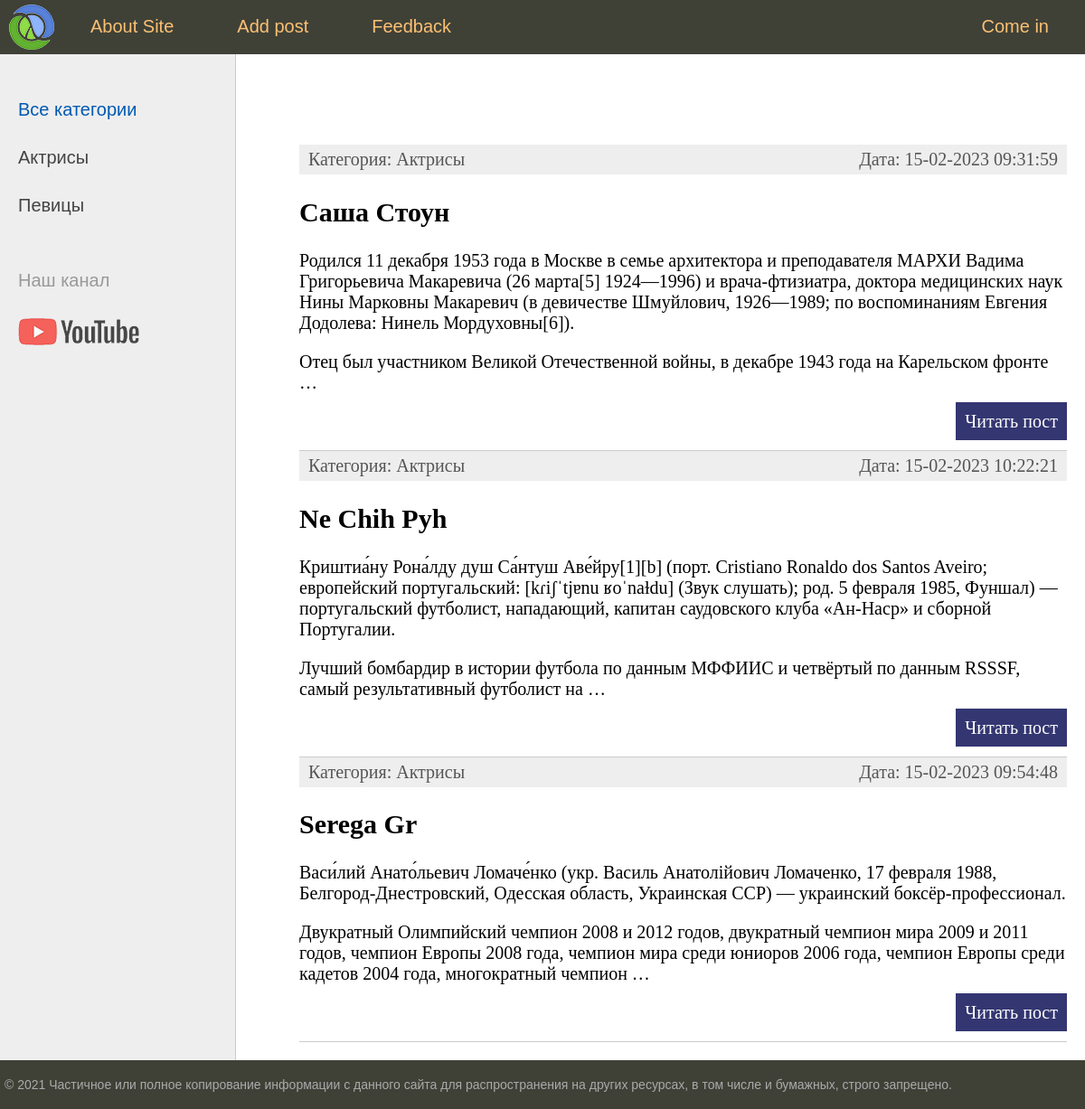
The page / on the database its author committed.
### women/models.py (models this page shows, shortened)
class Category(models.Model):
    name = models.CharField(max_length=100, db_index=True)
    def __str__(self):
        return self.name
    def get_absolute_url(self):
        return reverse ('category', kwargs={'cat_id':self.pk})

class Women(models.Model):
    title = models.CharField(max_length=255)
    content = models.TextField(blank=True)
    photo = models.ImageField(upload_to="photos/%Y/%m/%d/")
    time_create = models.DateTimeField(auto_now_add=True)
    time_update = models.DateTimeField(auto_now=True)
    is_published = models.BooleanField(default=True)
    cat = models.ForeignKey('Category', on_delete=models.PROTECT, null=True)
    def get_absolute_url(self):
        return reverse ('post', kwargs={'post_id':self.pk})

### women/views.py (the view)
# urls.py: path('', index, name='home'),
def index(request):
    posts = Women.objects.all()
    cats = Category.objects.all()
    context = {'posts':posts,
                'menu':menu,
                'cats':cats,
                'title':'Main page',
                'cat_selected':0
                }
    return render(request, 'women/index.html', context=context)

### women/templates/women/index.html (shortened to what this page needs)
{% extends 'women/base.html' %}
{% block content %}
<ul class="list-articles">
	{% for p in posts %}
			<li>
				<div class="article-panel">
					<p class="first">Категория: {{p.cat}}</p>
					<p class="last">Дата: {{p.time_update|date:"d-m-Y H:i:s"}}</p>
				</div><h2>{{p.title}}</h2>
	{% autoescape on %}
	{{p.content|linebreaks|truncatewords:50}}
	{% endautoescape %}
			<p class="link-read-post"><a href="{{ p.get_absolute_url }}">Читать пост</a></p>
			</li>
	{% endfor %}
</ul>
{% endblock %}

### women/templates/women/base.html (shortened to what this page needs)
{% load static %}
<!DOCTYPE html>
<html>
<head>
	<link type="text/css" href="{% static 'women/css/styles.css' %}" rel="stylesheet" />
</head>
<body>
<table class="table-page" border=0 cellpadding="0" cellspacing="0">
<tr><td valign=top>
{% block mainmenu %}
		<div class="header">
			<ul id="mainmenu" class="mainmenu">
			<li class="logo"><a href="{% url 'home' %}"><div class="logo"></div></a></li>
{% for m in menu %}
	{% if not forloop.last %}
			<li><a href="{% url m.url_name %}">{{m.title}}</a></li>
	{% else %}
			<li class="last"><a href="{% url m.url_name %}">{{m.title}}</a></li>
	{% endif %}
{% endfor %}
			</ul>
		</div>
{% endblock mainmenu %}
<table class="table-content" border=0 cellpadding="0" cellspacing="0">
<tr>
	<td valign="top" class="left-chapters">
	<ul id="leftchapters">
		{% if cat_selected == 0 %}
		<li class="selected">Все категории</li>
		{% else %}
		<li><a href="{% url 'home' %}">Все категории</a></li>
		{% endif %}
		{% for c in cats %}
			{% if c.pk == cat_selected %}
				<li class="selected">{{c.name}}</li>
			{% else %}
				<li><a href="{{ c.get_absolute_url }}">{{c.name}}</a></li>
			{% endif %}
		{% endfor %}
		<li class="share">
		<p>Наш канал</p>
		<a class="share-yt" href="https://www.youtube.com/channel/UClJzWfGWuGJL2t-3dYKcHTA/playlists" target="_blank" rel="nofollow"></a>
		</li>
	</ul>
</td>
<td valign="top" class="content">
	<div class="content-text">
{% block content %}
{% endblock %}
	</div>
</td></tr></table>
</td></tr>
<tr><td valign=top>
	<div id="footer">
		<p>&copy; 2021 Частичное или полное копирование информации с данного сайта для распространения на других ресурсах, в том числе и бумажных, строго запрещено.</p>
	</div>
</td></tr></table>
</body>
</html>

### women/static/women/css/styles.css (style rules this page uses)
html, body { font-family: 'Arial'; margin: 0; padding: 0; height: 100%; width: 100%; color: #444; }
a { color: #0059b2; text-decoration: none; }
p.link-read-post { text-align: right; }
p.link-read-post a { padding: 10px; min-width: 100px; background: #333671; color: #fff; text-decoration: none; }
div.article-panel { background: #eee; padding: 5px 10px 5px 10px; box-sizing: border-box; overflow: hidden; color: #555; }
div.article-panel p.first { margin: 0; float: left; }
div.article-panel p.last { margin: 0; float: right; }
ul.list-articles { list-style: none; margin: 0; padding: 0; }
ul.list-articles li { border-bottom: 1px solid #ccc; }
.table-page { width: 100%; height: 100%; vertical-align: top; }
.table-page tr { height: 100%; }
.header { background: #3F4137; height: 60px; }
.logo { background: url('../images/logo.png') no-repeat 10px 5px; width: 70px; height: 60px; }
ul.mainmenu { list-style: none; margin: 0; padding: 0; height: 60px; color: #fdc073; font-size: 20px; overflow: hidden; }
ul.mainmenu li { float: left; margin: 18px 40px 0 30px; }
ul.mainmenu li.logo { margin: 0; }
ul.mainmenu li.last { float: right; }
ul.mainmenu li a { color: #fdc073; text-decoration: none; }
.table-content { width: 100%; min-height: 100%; height: 100%; }
.left-chapters { margin: 0; background: #eee; border-right: 1px solid #ccc; min-height: 100%; }
.left-chapters ul { width: 230px; min-height: 100%; margin: 0; padding: 20px 10px 10px 20px; list-style: none; font-size: 20px; }
.left-chapters ul li { margin: 30px 0 0 0; color: #999; }
.left-chapters ul li.selected { color: #0059b2; }
.left-chapters ul li a { color: #444; text-decoration: none; }
.left-chapters ul li.share { margin: 60px 0 0 0; }
.left-chapters ul li.share p { margin: 30px 0 30px 0; }
.left-chapters ul li.share a { display: inline-block; width: 40px; height: 40px; margin: 0 20px 0 0; }
.left-chapters ul li.share a.share-yt { width: 100%; height: 30px; background: url('../images/share_yt.png') no-repeat 0 0 }
.content { padding: 40px 20px 20px 40px; width: 100%; box-sizing: border-box; }
.content-text { margin: 60px 0 0 30px; color: #000; font-size: 20px; font-family: Yandex Sans Display Light; }
#footer { box-sizing: border-box; background: #3F4137; padding: 5px; color: #aaa; font-size: 14px; font-family: Verdana, Geneva, Arial, Helvetica; text-align: left; overflow: hidden; }

### rows shown on the page
Category: name "Актрисы"
Category: name "Певицы"
Women: cat "Актрисы", time_update "15-02-2023 09:31:59", title "Саша Стоун", content "Родился 11 декабря 1953 года в Москве в семье архитектора и преподавателя МАРХИ Вадима Григорьевича Макаревича (26 марта[5] 1924—1996) и врача-фтизиатра, доктора медицинских наук Нины Марковны Макаревич (в девичестве Шмуйлович, 1926—1989; по воспоминаниям Евгения Додолева: Нинель Мордуховны[6]). Отец был участником Великой Отечественной войны, в декабре 1943 года на Карельском фронте …"
Women: cat "Актрисы", time_update "15-02-2023 10:22:21", title "Ne Chih Pyh", content "Криштиа́ну Рона́лду душ Са́нтуш Аве́йру[1][b] (порт. Cristiano Ronaldo dos Santos Aveiro; европейский португальский: [kɾiʃˈtjɐnu ʁoˈnaɫdu] (Звук слушать); род. 5 февраля 1985, Фуншал) — португальский футболист, нападающий, капитан саудовского клуба «Ан-Наср» и сборной Португалии. Лучший бомбардир в истории футбола по данным МФФИИС и четвёртый по данным RSSSF, самый результативный футболист на …"
Women: cat "Актрисы", time_update "15-02-2023 09:54:48", title "Serega Gr", content "Васи́лий Анато́льевич Ломаче́нко (укр. Василь Анатолійович Ломаченко, 17 февраля 1988, Белгород-Днестровский, Одесская область, Украинская ССР) — украинский боксёр-профессионал. Двукратный Олимпийский чемпион 2008 и 2012 годов, двукратный чемпион мира 2009 и 2011 годов, чемпион Европы 2008 года, чемпион мира среди юниоров 2006 года, чемпион Европы среди кадетов 2004 года, многократный чемпион …"

### other values the page prints
{{ m.title }} "About Site" "Add post" "Feedback"
{{ m.title }} "Come in"
